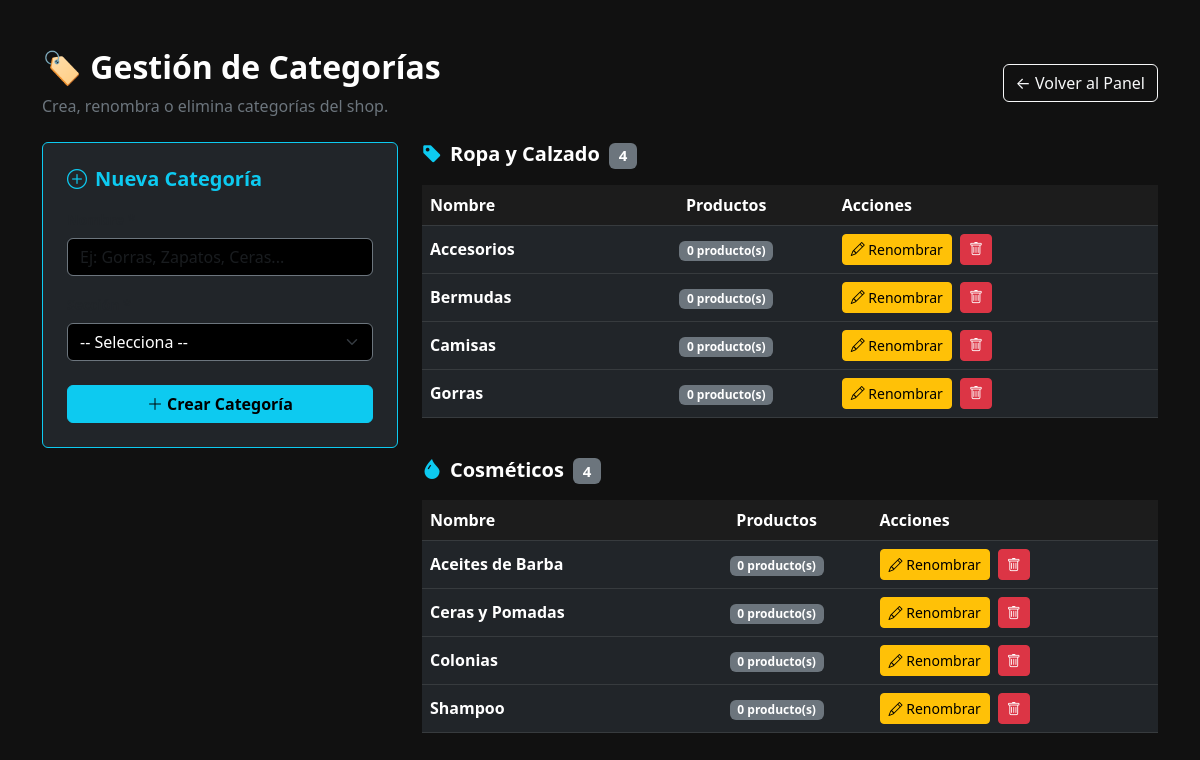
The page /admin/categorias.php (signed in) on the database its author committed.
### tables this page shows
CREATE TABLE categorias (
    id        INT UNSIGNED  NOT NULL AUTO_INCREMENT,
    nombre    VARCHAR(80)   NOT NULL UNIQUE,
    seccion   ENUM('ropa','cosmetico') NOT NULL COMMENT 'Sección de la tienda',
    activa    TINYINT(1)    NOT NULL DEFAULT 1,
    PRIMARY KEY (id),
    INDEX idx_seccion (seccion)
);

### admin/categorias.php (the view, shortened to what this page needs)
<?php
require_once "../config/conexion.php";
$cats = $db->query(
    "SELECT c.*, COUNT(p.id) AS total_productos
     FROM categorias c
     LEFT JOIN productos p ON p.id_categoria = c.id
     GROUP BY c.id
     ORDER BY c.seccion, c.nombre"
)->fetchAll();
$catsRopa = array_filter($cats, fn($c) => $c['seccion'] === 'ropa');
$catsCos  = array_filter($cats, fn($c) => $c['seccion'] === 'cosmetico');
?>
<!DOCTYPE html>
<html lang="es">
<head>
    <link href="https://cdn.jsdelivr.net/npm/bootstrap@5.3.0/dist/css/bootstrap.min.css" rel="stylesheet">
    <link rel="stylesheet" href="https://cdn.jsdelivr.net/npm/bootstrap-icons@1.11.1/font/bootstrap-icons.css">
    <link rel="stylesheet" href="../css/admin.css">
</head>
<body>
<div class="container py-5">
    <div class="d-flex justify-content-between align-items-center mb-4">
        <div>
            <h2 class="fw-bold">🏷️ Gestión de Categorías</h2>
            <p class="text-secondary mb-0">Crea, renombra o elimina categorías del shop.</p>
        </div>
        <a href="panel.php" class="btn btn-outline-light">← Volver al Panel</a>
    </div>
    <div class="row g-4">
        <div class="col-lg-4">
            <div class="card bg-dark border-info p-4">
                <h5 class="fw-bold text-info mb-3"><i class="bi bi-plus-circle me-2"></i>Nueva Categoría</h5>
                <form method="POST">
                    <div class="mb-3">
                        <label class="form-label small fw-bold">Nombre *</label>
                        <input type="text" name="nombre"
                               class="form-control bg-black text-white border-secondary"
                               placeholder="Ej: Gorras, Zapatos, Ceras..."
                               maxlength="80" required>
                    </div>
                    <div class="mb-4">
                        <label class="form-label small fw-bold">Sección *</label>
                        <select name="seccion" class="form-select bg-black text-white border-secondary" required>
                            <option value="" disabled selected>-- Selecciona --</option>
                        </select>
                    </div>
                    <button type="submit" class="btn btn-info w-100 fw-bold">
                        <i class="bi bi-plus-lg me-1"></i>Crear Categoría
                    </button>
                </form>
            </div>
        </div>
        <div class="col-lg-8">
            <div class="mb-4">
                <h5 class="fw-bold mb-3">
                    <i class="bi bi-tag-fill me-2 text-info"></i>Ropa y Calzado
                    <span class="badge bg-secondary ms-1"><?= count($catsRopa) ?></span>
                </h5>
                <?php if (empty($catsRopa)): ?>
                    <p class="text-secondary small">No hay categorías aún.</p>
                <?php else: ?>
                <div class="table-responsive">
                <table class="table table-dark table-hover align-middle">
                    <thead><tr>
                        <th>Nombre</th>
                        <th class="text-center">Productos</th>
                        <th>Acciones</th>
                    </tr></thead>
                    <tbody>
                    <?php foreach ($catsRopa as $cat): ?>
                    <tr>
                        <td class="fw-bold"><?= htmlspecialchars($cat['nombre']) ?></td>
                        <td class="text-center">
                            <span class="badge <?= $cat['total_productos'] > 0 ? 'bg-success' : 'bg-secondary' ?>">
                                <?= $cat['total_productos'] ?> producto(s)
                            </span>
                        </td>
                        <td>
                            <div class="d-flex gap-2">
                                <button class="btn btn-sm btn-warning"
                                        onclick="abrirRenombrar(<?= $cat['id'] ?>, '<?= htmlspecialchars($cat['nombre'], ENT_QUOTES) ?>')">
                                    <i class="bi bi-pencil"></i> Renombrar
                                </button>
                                <form method="POST" onsubmit="return confirm('¿Eliminar la categoría \'<?= htmlspecialchars($cat['nombre'], ENT_QUOTES) ?>\'?')">
                                    <button type="submit" class="btn btn-sm btn-danger">
                                        <i class="bi bi-trash"></i>
                                    </button>
                                </form>
                            </div>
                        </td>
                    </tr>
                    <?php endforeach; ?>
                    </tbody>
                </table>
                </div>
                <?php endif; ?>
            </div>
            <div>
                <h5 class="fw-bold mb-3">
                    <i class="bi bi-droplet-fill me-2 text-info"></i>Cosméticos
                    <span class="badge bg-secondary ms-1"><?= count($catsCos) ?></span>
                </h5>
                <?php if (empty($catsCos)): ?>
                    <p class="text-secondary small">No hay categorías aún.</p>
                <?php else: ?>
                <div class="table-responsive">
                <table class="table table-dark table-hover align-middle">
                    <thead><tr>
                        <th>Nombre</th>
                        <th class="text-center">Productos</th>
                        <th>Acciones</th>
                    </tr></thead>
                    <tbody>
                    <?php foreach ($catsCos as $cat): ?>
                    <tr>
                        <td class="fw-bold"><?= htmlspecialchars($cat['nombre']) ?></td>
                        <td class="text-center">
                            <span class="badge <?= $cat['total_productos'] > 0 ? 'bg-success' : 'bg-secondary' ?>">
                                <?= $cat['total_productos'] ?> producto(s)
                            </span>
                        </td>
                        <td>
                            <div class="d-flex gap-2">
                                <button class="btn btn-sm btn-warning"
                                        onclick="abrirRenombrar(<?= $cat['id'] ?>, '<?= htmlspecialchars($cat['nombre'], ENT_QUOTES) ?>')">
                                    <i class="bi bi-pencil"></i> Renombrar
                                </button>
                                <form method="POST" onsubmit="return confirm('¿Eliminar la categoría \'<?= htmlspecialchars($cat['nombre'], ENT_QUOTES) ?>\'?')">
                                    <button type="submit" class="btn btn-sm btn-danger">
                                        <i class="bi bi-trash"></i>
                                    </button>
                                </form>
                            </div>
                        </td>
                    </tr>
                    <?php endforeach; ?>
                    </tbody>
                </table>
                </div>
                <?php endif; ?>
            </div>
        </div>
    </div>
</div>
</body>
</html>

### css/admin.css (style rules this page uses)
body { background: #111; color: white; }
.table-dark th { background: #1c1c1c; }

### rows shown on the page
categorias: nombre "Accesorios", total_productos "0"
categorias: nombre "Bermudas", total_productos "0"
categorias: nombre "Camisas", total_productos "0"
categorias: nombre "Gorras", total_productos "0"
categorias: nombre "Aceites de Barba", total_productos "0"
categorias: nombre "Ceras y Pomadas", total_productos "0"
categorias: nombre "Colonias", total_productos "0"
categorias: nombre "Shampoo", total_productos "0"

### other values the page prints
count($catsRopa) "4"
count($catsCos) "4"
